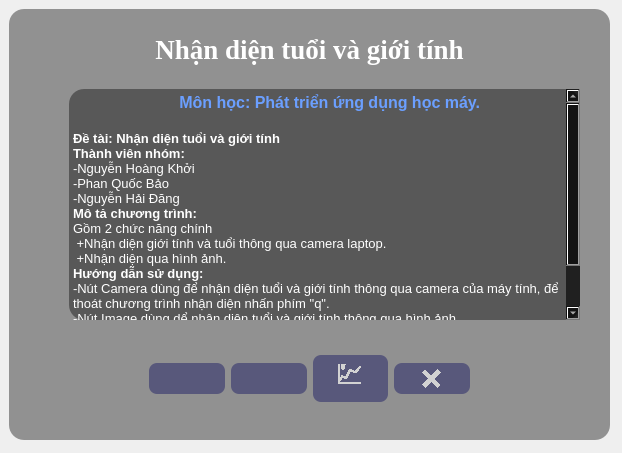
<?xml version="1.0" encoding="UTF-8"?>
<ui version="4.0">
 <class>MainWindow</class>
 <widget class="QMainWindow" name="MainWindow">
  <property name="geometry">
   <rect>
    <x>0</x>
    <y>0</y>
    <width>622</width>
    <height>453</height>
   </rect>
  </property>
  <property name="windowTitle">
   <string>Trang chu</string>
  </property>
  <widget class="QWidget" name="centralwidget">
   <widget class="QWidget" name="widget" native="true">
    <property name="geometry">
     <rect>
      <x>-1</x>
      <y>-1</y>
      <width>631</width>
      <height>451</height>
     </rect>
    </property>
    <widget class="QLabel" name="label">
     <property name="geometry">
      <rect>
       <x>0</x>
       <y>0</y>
       <width>621</width>
       <height>451</height>
      </rect>
     </property>
     <property name="minimumSize">
      <size>
       <width>0</width>
       <height>0</height>
      </size>
     </property>
     <property name="styleSheet">
      <string notr="true">border-image: url(:/image/background.png);
border-radius: 20px;
</string>
     </property>
     <property name="text">
      <string/>
     </property>
    </widget>
    <widget class="QLabel" name="label_2">
     <property name="geometry">
      <rect>
       <x>10</x>
       <y>10</y>
       <width>601</width>
       <height>431</height>
      </rect>
     </property>
     <property name="styleSheet">
      <string notr="true">background-color: rgba(0,0,0,100);
border-radius:15px;
color:rgba(255, 255, 255,210);</string>
     </property>
     <property name="text">
      <string/>
     </property>
    </widget>
    <widget class="QLabel" name="label_3">
     <property name="geometry">
      <rect>
       <x>110</x>
       <y>10</y>
       <width>401</width>
       <height>81</height>
      </rect>
     </property>
     <property name="font">
      <font>
       <family>Times New Roman</family>
       <pointsize>20</pointsize>
       <weight>75</weight>
       <bold>true</bold>
      </font>
     </property>
     <property name="styleSheet">
      <string notr="true">color: rgb(255, 255, 255);</string>
     </property>
     <property name="text">
      <string>Nhận diện tuổi và giới tính</string>
     </property>
     <property name="alignment">
      <set>Qt::AlignCenter</set>
     </property>
    </widget>
    <widget class="QWidget" name="horizontalLayoutWidget">
     <property name="geometry">
      <rect>
       <x>150</x>
       <y>340</y>
       <width>321</width>
       <height>80</height>
      </rect>
     </property>
     <layout class="QHBoxLayout" name="horizontalLayout">
      <item>
       <widget class="QPushButton" name="camera">
        <property name="font">
         <font>
          <family>Times New Roman</family>
          <pointsize>20</pointsize>
          <weight>75</weight>
          <bold>true</bold>
          <underline>false</underline>
          <strikeout>false</strikeout>
          <stylestrategy>NoAntialias</stylestrategy>
         </font>
        </property>
        <property name="styleSheet">
         <string notr="true">QPushButton{
	background-color: rgba(0,0,90,100);
	border-radius:8px;
	color:rgba(255, 255, 255,210);
}

QPushButton::hover{
	
	background-color: qlineargradient(spread:reflect, x1:0, y1:0, x2:1, y2:0, stop:0 rgba(89, 103, 139, 255), stop:1 rgba(255, 255, 255, 255));
}</string>
        </property>
        <property name="text">
         <string>🎦</string>
        </property>
       </widget>
      </item>
      <item>
       <widget class="QPushButton" name="img">
        <property name="font">
         <font>
          <family>Times New Roman</family>
          <pointsize>20</pointsize>
          <weight>75</weight>
          <bold>true</bold>
          <underline>false</underline>
          <strikeout>false</strikeout>
          <stylestrategy>NoAntialias</stylestrategy>
         </font>
        </property>
        <property name="styleSheet">
         <string notr="true">QPushButton{
	background-color: rgba(0,0,90,100);
	border-radius:8px;
	color:rgba(255, 255, 255,210);
}

QPushButton::hover{
	
	background-color: qlineargradient(spread:reflect, x1:0, y1:0, x2:1, y2:0, stop:0 rgba(89, 103, 139, 255), stop:1 rgba(255, 255, 255, 255));
}</string>
        </property>
        <property name="text">
         <string>🧑‍🦱</string>
        </property>
       </widget>
      </item>
      <item>
       <widget class="QPushButton" name="chart">
        <property name="font">
         <font>
          <family>Times New Roman</family>
          <pointsize>20</pointsize>
          <weight>75</weight>
          <bold>true</bold>
          <underline>false</underline>
          <strikeout>false</strikeout>
          <stylestrategy>NoAntialias</stylestrategy>
         </font>
        </property>
        <property name="styleSheet">
         <string notr="true">QPushButton{
	background-color: rgba(0,0,90,100);
	border-radius:8px;
	color:rgba(255, 255, 255,210);
}

QPushButton::hover{
	
	background-color: qlineargradient(spread:reflect, x1:0, y1:0, x2:1, y2:0, stop:0 rgba(89, 103, 139, 255), stop:1 rgba(255, 255, 255, 255));
}</string>
        </property>
        <property name="text">
         <string>💹</string>
        </property>
       </widget>
      </item>
      <item>
       <widget class="QPushButton" name="exit">
        <property name="font">
         <font>
          <family>Times New Roman</family>
          <pointsize>20</pointsize>
          <weight>75</weight>
          <bold>true</bold>
          <underline>false</underline>
          <strikeout>false</strikeout>
          <stylestrategy>NoAntialias</stylestrategy>
         </font>
        </property>
        <property name="styleSheet">
         <string notr="true">QPushButton{
	background-color: rgba(0,0,90,100);
	border-radius:8px;
	color:rgba(255, 255, 255,210);
}

QPushButton::hover{
	
	background-color: qlineargradient(spread:reflect, x1:0, y1:0, x2:1, y2:0, stop:0 rgba(89, 103, 139, 255), stop:1 rgba(255, 255, 255, 255));
}</string>
        </property>
        <property name="text">
         <string>❌</string>
        </property>
       </widget>
      </item>
     </layout>
    </widget>
    <widget class="QTextBrowser" name="textBrowser">
     <property name="geometry">
      <rect>
       <x>70</x>
       <y>90</y>
       <width>511</width>
       <height>231</height>
      </rect>
     </property>
     <property name="styleSheet">
      <string notr="true">background-color: rgba(0,0,0,100);
border-radius:15px;
color:rgba(255, 255, 255,210);</string>
     </property>
     <property name="html">
      <string>&lt;!DOCTYPE HTML PUBLIC &quot;-//W3C//DTD HTML 4.0//EN&quot; &quot;http://www.w3.org/TR/REC-html40/strict.dtd&quot;&gt;
&lt;html&gt;&lt;head&gt;&lt;meta name=&quot;qrichtext&quot; content=&quot;1&quot; /&gt;&lt;style type=&quot;text/css&quot;&gt;
p, li { white-space: pre-wrap; }
&lt;/style&gt;&lt;/head&gt;&lt;body style=&quot; font-family:'MS Shell Dlg 2'; font-size:8.25pt; font-weight:400; font-style:normal;&quot;&gt;
&lt;p align=&quot;center&quot; style=&quot; margin-top:0px; margin-bottom:0px; margin-left:0px; margin-right:0px; -qt-block-indent:0; text-indent:0px;&quot;&gt;       &lt;span style=&quot; color:#6b9fff;&quot;&gt; &lt;/span&gt;&lt;span style=&quot; font-size:12pt; font-weight:600; color:#6b9fff;&quot;&gt;Môn học: Phát triển ứng dụng học máy.&lt;/span&gt;&lt;/p&gt;
&lt;p align=&quot;center&quot; style=&quot;-qt-paragraph-type:empty; margin-top:0px; margin-bottom:0px; margin-left:0px; margin-right:0px; -qt-block-indent:0; text-indent:0px; font-size:12pt; font-weight:600; color:#5500ff;&quot;&gt;&lt;br /&gt;&lt;/p&gt;
&lt;p style=&quot; margin-top:0px; margin-bottom:0px; margin-left:0px; margin-right:0px; -qt-block-indent:0; text-indent:0px;&quot;&gt;&lt;span style=&quot; font-size:10pt; font-weight:600; color:#ffffff;&quot;&gt;Đề tài: Nhận diện tuổi và giới tính&lt;/span&gt;&lt;/p&gt;
&lt;p style=&quot; margin-top:0px; margin-bottom:0px; margin-left:0px; margin-right:0px; -qt-block-indent:0; text-indent:0px;&quot;&gt;&lt;span style=&quot; font-size:10pt; font-weight:600; color:#ffffff;&quot;&gt;Thành viên nhóm:&lt;/span&gt;&lt;/p&gt;
&lt;p style=&quot; margin-top:0px; margin-bottom:0px; margin-left:0px; margin-right:0px; -qt-block-indent:0; text-indent:0px;&quot;&gt;&lt;span style=&quot; font-size:10pt; color:#ffffff;&quot;&gt;-Nguyễn Hoàng Khởi&lt;/span&gt;&lt;/p&gt;
&lt;p style=&quot; margin-top:0px; margin-bottom:0px; margin-left:0px; margin-right:0px; -qt-block-indent:0; text-indent:0px;&quot;&gt;&lt;span style=&quot; font-size:10pt; color:#ffffff;&quot;&gt;-Phan Quốc Bảo&lt;/span&gt;&lt;/p&gt;
&lt;p style=&quot; margin-top:0px; margin-bottom:0px; margin-left:0px; margin-right:0px; -qt-block-indent:0; text-indent:0px;&quot;&gt;&lt;span style=&quot; font-size:10pt; color:#ffffff;&quot;&gt;-Nguyễn Hải Đăng&lt;/span&gt;&lt;/p&gt;
&lt;p style=&quot; margin-top:0px; margin-bottom:0px; margin-left:0px; margin-right:0px; -qt-block-indent:0; text-indent:0px;&quot;&gt;&lt;span style=&quot; font-size:10pt; font-weight:600; color:#ffffff;&quot;&gt;Mô tả chương trình:&lt;/span&gt;&lt;/p&gt;
&lt;p style=&quot; margin-top:0px; margin-bottom:0px; margin-left:0px; margin-right:0px; -qt-block-indent:0; text-indent:0px;&quot;&gt;&lt;span style=&quot; font-size:10pt; color:#ffffff;&quot;&gt;Gồm 2 chức năng chính&lt;/span&gt;&lt;/p&gt;
&lt;p style=&quot; margin-top:0px; margin-bottom:0px; margin-left:0px; margin-right:0px; -qt-block-indent:0; text-indent:0px;&quot;&gt;&lt;span style=&quot; font-size:10pt; color:#ffffff;&quot;&gt; +Nhận diện giới tính và tuổi thông qua camera laptop.&lt;/span&gt;&lt;/p&gt;
&lt;p style=&quot; margin-top:0px; margin-bottom:0px; margin-left:0px; margin-right:0px; -qt-block-indent:0; text-indent:0px;&quot;&gt;&lt;span style=&quot; font-size:10pt; color:#ffffff;&quot;&gt; +Nhận diện qua hình ảnh.&lt;/span&gt;&lt;/p&gt;
&lt;p style=&quot; margin-top:0px; margin-bottom:0px; margin-left:0px; margin-right:0px; -qt-block-indent:0; text-indent:0px;&quot;&gt;&lt;span style=&quot; font-size:10pt; font-weight:600; color:#ffffff;&quot;&gt;Hướng dẫn sử dụng:&lt;/span&gt;&lt;/p&gt;
&lt;p style=&quot; margin-top:0px; margin-bottom:0px; margin-left:0px; margin-right:0px; -qt-block-indent:0; text-indent:0px;&quot;&gt;&lt;span style=&quot; font-size:10pt; color:#ffffff;&quot;&gt;-Nút Camera dùng để nhận diện tuổi và giới tính thông qua camera của máy tính, để thoát chương trình nhận diện nhấn phím &amp;quot;q&amp;quot;.&lt;/span&gt;&lt;/p&gt;
&lt;p style=&quot; margin-top:0px; margin-bottom:0px; margin-left:0px; margin-right:0px; -qt-block-indent:0; text-indent:0px;&quot;&gt;&lt;span style=&quot; font-size:10pt; color:#ffffff;&quot;&gt;-Nút Image dùng dể nhận diện tuổi và giới tính thông qua hình ảnh.&lt;/span&gt;&lt;/p&gt;
&lt;p style=&quot; margin-top:0px; margin-bottom:0px; margin-left:0px; margin-right:0px; -qt-block-indent:0; text-indent:0px;&quot;&gt;&lt;span style=&quot; font-size:10pt; color:#ffffff;&quot;&gt;-Nút Phân tích dùng để thống kê dữ liệu chúng ta vừa thu thập được.&lt;/span&gt;&lt;/p&gt;
&lt;p style=&quot; margin-top:0px; margin-bottom:0px; margin-left:0px; margin-right:0px; -qt-block-indent:0; text-indent:0px;&quot;&gt;&lt;span style=&quot; font-size:10pt; color:#ffffff;&quot;&gt;-Nút thoát dùng để thoát khỏi chương trình.&lt;/span&gt;&lt;/p&gt;
&lt;p style=&quot;-qt-paragraph-type:empty; margin-top:0px; margin-bottom:0px; margin-left:0px; margin-right:0px; -qt-block-indent:0; text-indent:0px; font-size:10pt; color:#000000;&quot;&gt;&lt;br /&gt;&lt;/p&gt;&lt;/body&gt;&lt;/html&gt;</string>
     </property>
    </widget>
   </widget>
  </widget>
 </widget>
 <resources>
  <include location="img.qrc"/>
 </resources>
 <connections/>
</ui>
